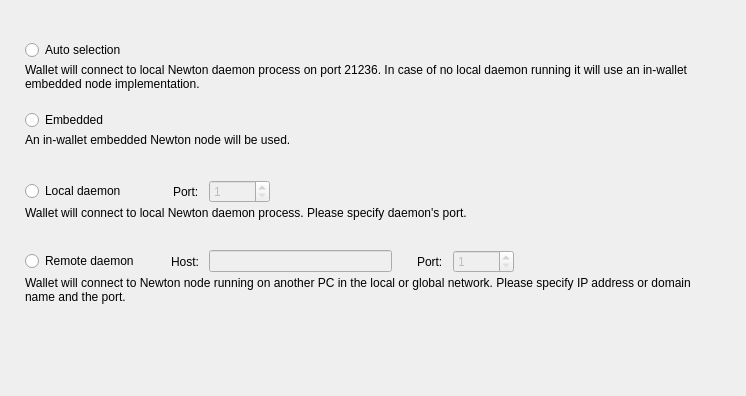
<?xml version="1.0" encoding="UTF-8"?>
<ui version="4.0">
 <class>ConnectionOptionsFrame</class>
 <widget class="QFrame" name="ConnectionOptionsFrame">
  <property name="geometry">
   <rect>
    <x>0</x>
    <y>0</y>
    <width>746</width>
    <height>396</height>
   </rect>
  </property>
  <property name="windowTitle">
   <string>Frame</string>
  </property>
  <property name="frameShape">
   <enum>QFrame::NoFrame</enum>
  </property>
  <property name="frameShadow">
   <enum>QFrame::Raised</enum>
  </property>
  <layout class="QVBoxLayout" name="verticalLayout_5">
   <property name="spacing">
    <number>0</number>
   </property>
   <property name="leftMargin">
    <number>25</number>
   </property>
   <property name="topMargin">
    <number>40</number>
   </property>
   <property name="rightMargin">
    <number>49</number>
   </property>
   <item>
    <widget class="QWidget" name="widget" native="true">
     <property name="sizePolicy">
      <sizepolicy hsizetype="Preferred" vsizetype="Fixed">
       <horstretch>0</horstretch>
       <verstretch>0</verstretch>
      </sizepolicy>
     </property>
     <property name="minimumSize">
      <size>
       <width>0</width>
       <height>70</height>
      </size>
     </property>
     <property name="maximumSize">
      <size>
       <width>16777215</width>
       <height>70</height>
      </size>
     </property>
     <layout class="QVBoxLayout" name="verticalLayout" stretch="0,1">
      <property name="spacing">
       <number>3</number>
      </property>
      <property name="leftMargin">
       <number>0</number>
      </property>
      <property name="topMargin">
       <number>0</number>
      </property>
      <property name="rightMargin">
       <number>0</number>
      </property>
      <property name="bottomMargin">
       <number>0</number>
      </property>
      <item>
       <widget class="QRadioButton" name="m_autoRadio">
        <property name="text">
         <string>Auto selection</string>
        </property>
        <attribute name="buttonGroup">
         <string notr="true">m_connectionButtonGroup</string>
        </attribute>
       </widget>
      </item>
      <item alignment="Qt::AlignTop">
       <widget class="WalletGui::WalletSmallGrayTextLabel" name="m_autoHelperLabel">
        <property name="text">
         <string>Wallet will connect to local Newton daemon process on port 21236. In case of no local daemon running it will use an in-wallet embedded node implementation.</string>
        </property>
        <property name="alignment">
         <set>Qt::AlignLeading|Qt::AlignLeft|Qt::AlignTop</set>
        </property>
        <property name="wordWrap">
         <bool>true</bool>
        </property>
        <property name="indent">
         <number>0</number>
        </property>
       </widget>
      </item>
     </layout>
    </widget>
   </item>
   <item>
    <widget class="QWidget" name="widget_2" native="true">
     <property name="sizePolicy">
      <sizepolicy hsizetype="Preferred" vsizetype="Fixed">
       <horstretch>0</horstretch>
       <verstretch>0</verstretch>
      </sizepolicy>
     </property>
     <property name="minimumSize">
      <size>
       <width>0</width>
       <height>70</height>
      </size>
     </property>
     <property name="maximumSize">
      <size>
       <width>16777215</width>
       <height>70</height>
      </size>
     </property>
     <layout class="QVBoxLayout" name="verticalLayout_2" stretch="0,1">
      <property name="spacing">
       <number>3</number>
      </property>
      <property name="leftMargin">
       <number>0</number>
      </property>
      <property name="topMargin">
       <number>0</number>
      </property>
      <property name="rightMargin">
       <number>0</number>
      </property>
      <property name="bottomMargin">
       <number>0</number>
      </property>
      <item>
       <widget class="QRadioButton" name="m_embeddedRadio">
        <property name="text">
         <string>Embedded</string>
        </property>
        <attribute name="buttonGroup">
         <string notr="true">m_connectionButtonGroup</string>
        </attribute>
       </widget>
      </item>
      <item alignment="Qt::AlignTop">
       <widget class="WalletGui::WalletSmallGrayTextLabel" name="m_embeddedHelperLabel">
        <property name="text">
         <string>An in-wallet embedded Newton node will be used.</string>
        </property>
        <property name="alignment">
         <set>Qt::AlignLeading|Qt::AlignLeft|Qt::AlignTop</set>
        </property>
        <property name="wordWrap">
         <bool>true</bool>
        </property>
        <property name="indent">
         <number>0</number>
        </property>
       </widget>
      </item>
     </layout>
    </widget>
   </item>
   <item>
    <widget class="QWidget" name="widget_3" native="true">
     <property name="sizePolicy">
      <sizepolicy hsizetype="Preferred" vsizetype="Fixed">
       <horstretch>0</horstretch>
       <verstretch>0</verstretch>
      </sizepolicy>
     </property>
     <property name="minimumSize">
      <size>
       <width>0</width>
       <height>70</height>
      </size>
     </property>
     <property name="maximumSize">
      <size>
       <width>16777215</width>
       <height>70</height>
      </size>
     </property>
     <layout class="QVBoxLayout" name="verticalLayout_3" stretch="0,1">
      <property name="spacing">
       <number>3</number>
      </property>
      <property name="leftMargin">
       <number>0</number>
      </property>
      <property name="topMargin">
       <number>0</number>
      </property>
      <property name="rightMargin">
       <number>0</number>
      </property>
      <property name="bottomMargin">
       <number>0</number>
      </property>
      <item>
       <layout class="QHBoxLayout" name="horizontalLayout">
        <property name="spacing">
         <number>10</number>
        </property>
        <item>
         <widget class="QRadioButton" name="m_localRadio">
          <property name="text">
           <string>Local daemon</string>
          </property>
          <attribute name="buttonGroup">
           <string notr="true">m_connectionButtonGroup</string>
          </attribute>
         </widget>
        </item>
        <item>
         <spacer name="horizontalSpacer">
          <property name="orientation">
           <enum>Qt::Horizontal</enum>
          </property>
          <property name="sizeType">
           <enum>QSizePolicy::Fixed</enum>
          </property>
          <property name="sizeHint" stdset="0">
           <size>
            <width>37</width>
            <height>20</height>
           </size>
          </property>
         </spacer>
        </item>
        <item>
         <widget class="QLabel" name="label">
          <property name="text">
           <string>Port:</string>
          </property>
         </widget>
        </item>
        <item alignment="Qt::AlignVCenter">
         <widget class="QSpinBox" name="m_localPortSpin">
          <property name="enabled">
           <bool>false</bool>
          </property>
          <property name="minimum">
           <number>1</number>
          </property>
          <property name="maximum">
           <number>65535</number>
          </property>
          <property name="value">
           <number>1</number>
          </property>
         </widget>
        </item>
        <item>
         <spacer name="horizontalSpacer_2">
          <property name="orientation">
           <enum>Qt::Horizontal</enum>
          </property>
          <property name="sizeHint" stdset="0">
           <size>
            <width>40</width>
            <height>20</height>
           </size>
          </property>
         </spacer>
        </item>
       </layout>
      </item>
      <item alignment="Qt::AlignTop">
       <widget class="WalletGui::WalletSmallGrayTextLabel" name="m_localHelperLabel">
        <property name="text">
         <string>Wallet will connect to local Newton daemon process. Please specify daemon's port.</string>
        </property>
        <property name="alignment">
         <set>Qt::AlignLeading|Qt::AlignLeft|Qt::AlignTop</set>
        </property>
        <property name="wordWrap">
         <bool>true</bool>
        </property>
        <property name="indent">
         <number>0</number>
        </property>
       </widget>
      </item>
     </layout>
    </widget>
   </item>
   <item>
    <widget class="QWidget" name="widget_4" native="true">
     <property name="sizePolicy">
      <sizepolicy hsizetype="Preferred" vsizetype="Fixed">
       <horstretch>0</horstretch>
       <verstretch>0</verstretch>
      </sizepolicy>
     </property>
     <property name="minimumSize">
      <size>
       <width>0</width>
       <height>70</height>
      </size>
     </property>
     <property name="maximumSize">
      <size>
       <width>16777215</width>
       <height>70</height>
      </size>
     </property>
     <layout class="QVBoxLayout" name="verticalLayout_4" stretch="0,1">
      <property name="spacing">
       <number>3</number>
      </property>
      <property name="leftMargin">
       <number>0</number>
      </property>
      <property name="topMargin">
       <number>0</number>
      </property>
      <property name="rightMargin">
       <number>0</number>
      </property>
      <property name="bottomMargin">
       <number>0</number>
      </property>
      <item>
       <layout class="QHBoxLayout" name="horizontalLayout_2">
        <property name="spacing">
         <number>10</number>
        </property>
        <item>
         <widget class="QRadioButton" name="m_remoteRadio">
          <property name="text">
           <string>Remote daemon</string>
          </property>
          <attribute name="buttonGroup">
           <string notr="true">m_connectionButtonGroup</string>
          </attribute>
         </widget>
        </item>
        <item>
         <spacer name="horizontalSpacer_3">
          <property name="orientation">
           <enum>Qt::Horizontal</enum>
          </property>
          <property name="sizeType">
           <enum>QSizePolicy::Fixed</enum>
          </property>
          <property name="sizeHint" stdset="0">
           <size>
            <width>22</width>
            <height>20</height>
           </size>
          </property>
         </spacer>
        </item>
        <item>
         <widget class="QLabel" name="label_2">
          <property name="text">
           <string>Host:</string>
          </property>
         </widget>
        </item>
        <item>
         <widget class="QLineEdit" name="m_remoteHostEdit">
          <property name="enabled">
           <bool>false</bool>
          </property>
         </widget>
        </item>
        <item>
         <spacer name="horizontalSpacer_5">
          <property name="orientation">
           <enum>Qt::Horizontal</enum>
          </property>
          <property name="sizeType">
           <enum>QSizePolicy::Fixed</enum>
          </property>
          <property name="sizeHint" stdset="0">
           <size>
            <width>15</width>
            <height>20</height>
           </size>
          </property>
         </spacer>
        </item>
        <item>
         <widget class="QLabel" name="label_3">
          <property name="text">
           <string>Port:</string>
          </property>
         </widget>
        </item>
        <item alignment="Qt::AlignVCenter">
         <widget class="QSpinBox" name="m_remotePortSpin">
          <property name="enabled">
           <bool>false</bool>
          </property>
          <property name="minimum">
           <number>1</number>
          </property>
          <property name="maximum">
           <number>65535</number>
          </property>
          <property name="value">
           <number>1</number>
          </property>
         </widget>
        </item>
        <item>
         <spacer name="horizontalSpacer_4">
          <property name="orientation">
           <enum>Qt::Horizontal</enum>
          </property>
          <property name="sizeHint" stdset="0">
           <size>
            <width>40</width>
            <height>20</height>
           </size>
          </property>
         </spacer>
        </item>
       </layout>
      </item>
      <item alignment="Qt::AlignTop">
       <widget class="WalletGui::WalletSmallGrayTextLabel" name="m_remoteHelperLabel">
        <property name="text">
         <string>Wallet will connect to Newton node running on another PC in the local or global network. Please specify IP address or domain name and the port.</string>
        </property>
        <property name="alignment">
         <set>Qt::AlignLeading|Qt::AlignLeft|Qt::AlignTop</set>
        </property>
        <property name="wordWrap">
         <bool>true</bool>
        </property>
        <property name="indent">
         <number>0</number>
        </property>
       </widget>
      </item>
     </layout>
    </widget>
   </item>
   <item>
    <spacer name="verticalSpacer">
     <property name="orientation">
      <enum>Qt::Vertical</enum>
     </property>
     <property name="sizeHint" stdset="0">
      <size>
       <width>665</width>
       <height>61</height>
      </size>
     </property>
    </spacer>
   </item>
  </layout>
 </widget>
 <customwidgets>
  <customwidget>
   <class>WalletGui::WalletSmallGrayTextLabel</class>
   <extends>QLabel</extends>
   <header>Gui/Common/WalletTextLabel.h</header>
  </customwidget>
 </customwidgets>
 <resources/>
 <connections>
  <connection>
   <sender>m_remoteHostEdit</sender>
   <signal>textChanged(QString)</signal>
   <receiver>ConnectionOptionsFrame</receiver>
   <slot>remoteHostNameChanged(QString)</slot>
   <hints>
    <hint type="sourcelabel">
     <x>390</x>
     <y>319</y>
    </hint>
    <hint type="destinationlabel">
     <x>372</x>
     <y>197</y>
    </hint>
   </hints>
  </connection>
  <connection>
   <sender>m_connectionButtonGroup</sender>
   <signal>buttonClicked(int)</signal>
   <receiver>ConnectionOptionsFrame</receiver>
   <slot>connectionButtonClicked(int)</slot>
   <hints>
    <hint type="sourcelabel">
     <x>-1</x>
     <y>-1</y>
    </hint>
    <hint type="destinationlabel">
     <x>372</x>
     <y>197</y>
    </hint>
   </hints>
  </connection>
  <connection>
   <sender>m_remoteRadio</sender>
   <signal>toggled(bool)</signal>
   <receiver>m_remoteHostEdit</receiver>
   <slot>setEnabled(bool)</slot>
   <hints>
    <hint type="sourcelabel">
     <x>88</x>
     <y>264</y>
    </hint>
    <hint type="destinationlabel">
     <x>312</x>
     <y>263</y>
    </hint>
   </hints>
  </connection>
  <connection>
   <sender>m_remoteRadio</sender>
   <signal>toggled(bool)</signal>
   <receiver>m_remotePortSpin</receiver>
   <slot>setEnabled(bool)</slot>
   <hints>
    <hint type="sourcelabel">
     <x>88</x>
     <y>264</y>
    </hint>
    <hint type="destinationlabel">
     <x>498</x>
     <y>263</y>
    </hint>
   </hints>
  </connection>
  <connection>
   <sender>m_localRadio</sender>
   <signal>toggled(bool)</signal>
   <receiver>m_localPortSpin</receiver>
   <slot>setEnabled(bool)</slot>
   <hints>
    <hint type="sourcelabel">
     <x>81</x>
     <y>194</y>
    </hint>
    <hint type="destinationlabel">
     <x>270</x>
     <y>193</y>
    </hint>
   </hints>
  </connection>
 </connections>
 <slots>
  <slot>remoteHostNameChanged(QString)</slot>
  <slot>connectionButtonClicked(int)</slot>
 </slots>
 <buttongroups>
  <buttongroup name="m_connectionButtonGroup"/>
 </buttongroups>
</ui>
